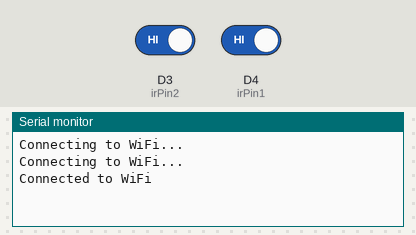
Bench run of a sketch on a simulated ESP8266 (NodeMCU). Shown: the last lines printed to the serial monitor. The test bench sets the inputs (shaded band); at power-on: D4 (irPin1) HIGH, D3 (irPin2) HIGH. WiFi joins after 1.5 s; servers stay silent unless stated.

Above: at 3.2 s.
3.3 s: D4 (irPin1) driven LOW
At 3.51 s:
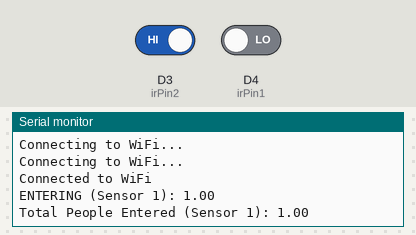
4.8 s: D3 (irPin2) driven LOW
At 5.03 s:
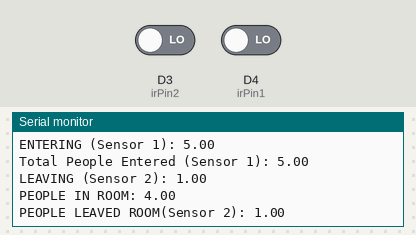
6.3 s: D3 (irPin2) driven HIGH
At 10.23 s:
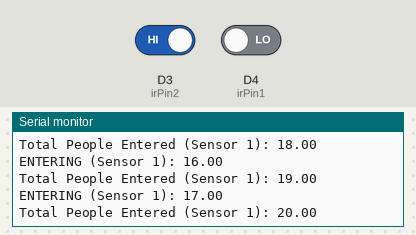
Timing chart, 0 to 11.7 s (numbered marks = the images above; inputs shaded):
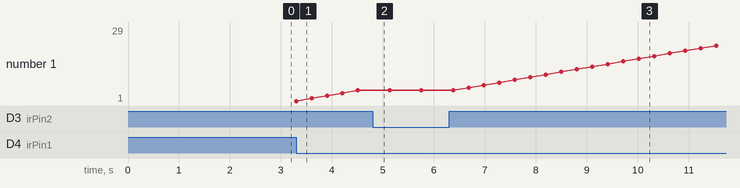

Measured:
- after the input at 3.3 s, the serial monitor: prints a new line at once (image 1)
- after the input at 4.8 s, the serial monitor: prints a new line at once (image 2)
- after the input at 6.3 s, the serial monitor: prints a new line after 0.38 s (image 3)
- plotted number 1: 5 → 29 after the input at 6.3 s

The sketch:

MY_project.ino
```cpp
#include <ESP8266WiFi.h>
#include <ESP8266HTTPClient.h>

const char* ssid = "||Shanmukh||";
const char* password = "123456789";
const String apiKey = "P1ESU6ZAVP7BUMTE";
const String server = "api.thingspeak.com";
const String url = "/update";

int irPin1 = D4; // Pin for IR sensor 1 (D4)
int irPin2 = D3; // Pin for IR sensor 2 (D3)

float Entering = 0; // Counter for IR sensor 1
float Leaving = 0; // Counter for IR sensor 2
float TotalEntered = 0;
float TotalLeaved = 0;
boolean state1 = true; // State flag for IR sensor 1
boolean state2 = true; // State flag for IR sensor 2

WiFiClient client;

void setup() {
  Serial.begin(9600);

  pinMode(irPin1, INPUT);
  pinMode(irPin2, INPUT);

  // Connect to Wi-Fi
  WiFi.begin(ssid, password);
  while (WiFi.status() != WL_CONNECTED) {
    delay(1000);
    Serial.println("Connecting to WiFi...");
  }
  Serial.println("Connected to WiFi");
}

void updateThingSpeak() {
  String data = "/update?api_key=" + apiKey +
                "&field1=" + String(Entering) +
                "&field2=" + String(TotalEntered) +
                "&field3=" + String(Leaving) +
                "&field4=" + String(Entering);

  if (client.connect(server, 80)) {
    client.println("GET " + data + " HTTP/1.1");
    client.println("Host: " + server);
    client.println("Connection: close");
    client.println();
    client.stop();
  } else {
    Serial.println("Failed to connect to ThingSpeak");
  }
}

void loop() {
  // Check for sensor 1
  if (!digitalRead(irPin1) && state1) {
    Entering++;
    TotalEntered++;
    state1 = false;
    Serial.print("ENTERING (Sensor 1): ");
    Serial.println(Entering);
    Serial.print("Total People Entered (Sensor 1): ");
    Serial.println(TotalEntered);

    // Update ThingSpeak with all field values
    updateThingSpeak();

    delay(100);
  } else {
    // Reset state flag for sensor 1 if it is not triggered
    state1 = true;
  }

  // Check for sensor 2
  if (Entering != 0 && !digitalRead(irPin2) && state2) {
    Entering--;
    Leaving++;
    state2 = false;
    Serial.print("LEAVING (Sensor 2): ");
    Serial.println(Leaving);
    Serial.print("PEOPLE IN ROOM: ");
    Serial.println(Entering);
    Serial.print("PEOPLE LEAVED ROOM(Sensor 2): ");
    Serial.println(Leaving);

    // Update ThingSpeak with all field values
    updateThingSpeak();

    delay(100);
  } else {
    // Reset state flag for sensor 2 if it is not triggered
    state2 = true;
  }
}
```
